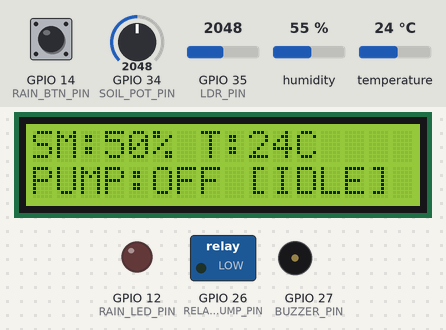
The sketch below on a simulated ESP32. Shown: 16×2 character LCD, switched loads named in the sketch (green lamp = pin HIGH), output pins drawn as LEDs (lit = HIGH), buzzer (waves = sounding). The inputs (shaded band) are chosen by the test bench; at power-on: GPIO 34 (SOIL_POT_PIN) = 2048, GPIO 14 (RAIN_BTN_PIN) HIGH, temperature 24 °C, GPIO 35 (LDR_PIN) = 2048, humidity 55 %. WiFi joins after 1.5 s; servers stay silent unless stated; uploads are accepted with an empty reply; what the sketch prints to the serial monitor is not drawn.

Above: at 4.2 s.
4.3 s: GPIO 34 (SOIL_POT_PIN) set to 2018
At 5.0 s:
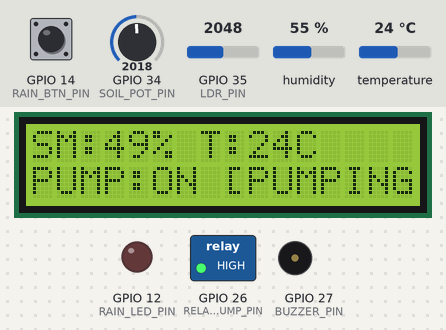
6.0 s: GPIO 14 (RAIN_BTN_PIN) pulled LOW for 1.5 s
At 7.8 s:
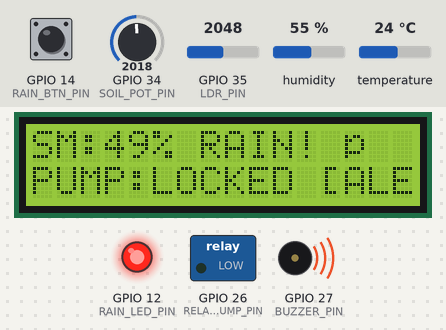
9.6 s: GPIO 34 (SOIL_POT_PIN) set to 2866
At 11.6 s:
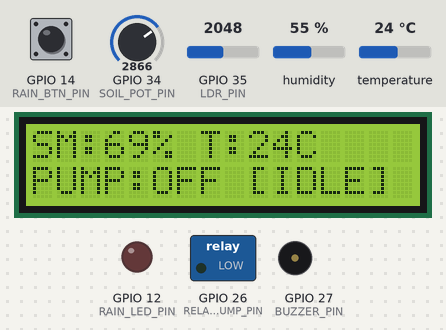
12.1 s: GPIO 14 (RAIN_BTN_PIN) pulled LOW for 1.5 s
At 13.5 s:
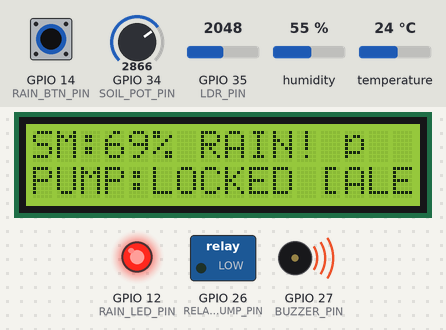
15.8 s: temperature set to 12 °C
At 19.1 s:
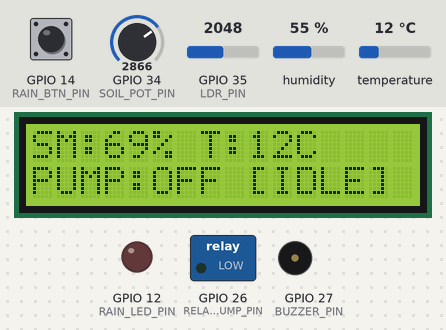
19.6 s: temperature set to 19 °C
At 21.8 s:
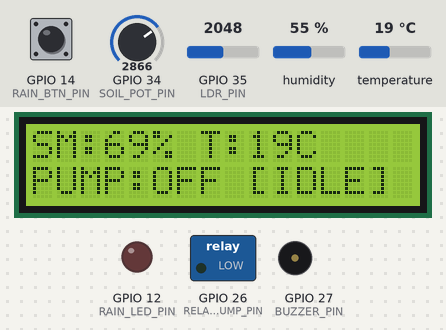
Timing chart, 0 to 23.1 s (numbered marks = the images above; inputs shaded):
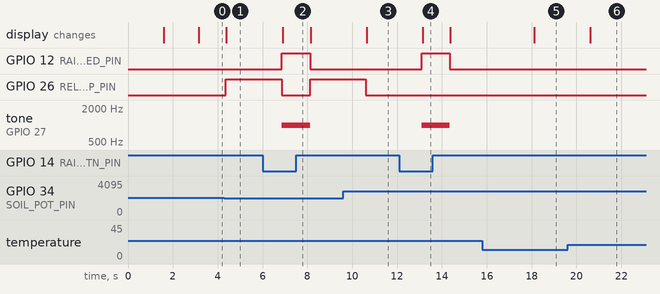

The sketch:

sketch.ino
```cpp
/*
  ========================================================================
  Smart Plant Water Management & Living Environment - Wokwi ESP32 Sketch
  EVS IoT Circuit Code with LCD, Rain Sensor, Red LED & Alarm Buzzer
  ========================================================================
  Hardware Components:
  1. ESP32 Microcontroller
  2. DHT11 Sensor (Pin 15) -> Temperature & Air Humidity
  3. Potentiometer (Pin 34) -> Simulates YL-69 Soil Moisture Sensor (0 - 100%)
  4. LDR Photoresistor (Pin 35) -> Simulates Sunlight Lux Sensor
  5. Push Button / FC-37 Rain Drop Sensor (Pin 14) -> Rain Drop Detection
  6. 5V Relay / DC Water Pump (Pin 26) -> Automated Irrigation Pump
  7. Red Alert LED (Pin 12) -> Visual Rain Alarm Signal
  8. Piezo Alarm Buzzer (Pin 27) -> Acoustic Rain Alert Warning
  9. I2C LCD Screen (SDA: Pin 21, SCL: Pin 22) -> Hardware Display Screen
  ========================================================================
*/

#include <WiFi.h>
#include <HTTPClient.h>
#include <WiFiClientSecure.h>
#include <DHT.h>
#include <Wire.h>
#include <LiquidCrystal_I2C.h>

// Pin Definitions
#define DHTPIN 15
#define DHTTYPE DHT11
#define SOIL_POT_PIN 34
#define LDR_PIN 35
#define RAIN_BTN_PIN 14
#define RELAY_PUMP_PIN 26
#define RAIN_LED_PIN 12
#define BUZZER_PIN 27

// Network Configuration for Wokwi Simulator
const char* ssid = "Wokwi-GUEST";
const char* password = "";

// LocalTunnel Endpoint
const char* serverUrl = "https://bitter-places-give.loca.lt/api/sensors";

DHT dht(DHTPIN, DHTTYPE);
// 16x2 LCD Display at I2C address 0x27
LiquidCrystal_I2C lcd(0x27, 16, 2);

// Target Thresholds
int targetMoistureThreshold = 50;
bool isAutoMode = true;

void setup() {
  Serial.begin(115200);
  Serial.println("\n🌱 Initializing Smart Plant IoT Controller...");

  pinMode(RAIN_BTN_PIN, INPUT_PULLUP);
  pinMode(RELAY_PUMP_PIN, OUTPUT);
  pinMode(RAIN_LED_PIN, OUTPUT);
  pinMode(BUZZER_PIN, OUTPUT);

  digitalWrite(RELAY_PUMP_PIN, LOW); // Pump OFF initially
  digitalWrite(RAIN_LED_PIN, LOW);   // Red Alert LED OFF initially
  noTone(BUZZER_PIN);

  dht.begin();

  // Initialize I2C Bus for LCD on Pins 21 (SDA) and 22 (SCL)
  Wire.begin(21, 22);
  lcd.init();
  lcd.backlight();
  lcd.clear();
  lcd.setCursor(0, 0);
  lcd.print("SmartPlant Eco");
  lcd.setCursor(0, 1);
  lcd.print("EVS Controller");
  delay(1500);
  lcd.clear();

  // Connect to Wi-Fi
  WiFi.begin(ssid, password);
  Serial.print("Connecting to Wi-Fi");
  while (WiFi.status() != WL_CONNECTED) {
    delay(500);
    Serial.print(".");
  }
  Serial.println("\n✅ Wi-Fi Connected!");
  Serial.print("IP Address: ");
  Serial.println(WiFi.localIP());
}

void loop() {
  // 1. Read Sensors
  float temperature = dht.readTemperature();
  float humidity = dht.readHumidity();

  // Handle DHT failure fallback
  if (isnan(temperature)) temperature = 25.0;
  if (isnan(humidity)) humidity = 60.0;

  // Read Soil Moisture Potentiometer (ADC: 0 to 4095 mapped to 0% to 100%)
  int rawSoil = analogRead(SOIL_POT_PIN);
  int soilMoisture = map(rawSoil, 0, 4095, 0, 100);

  // Read LDR Sunlight Lux (0 to 4095 mapped to 0 to 1000 Lux)
  int rawLdr = analogRead(LDR_PIN);
  int lightLux = map(rawLdr, 0, 4095, 0, 1000);

  // Read Rain Drop Sensor Button (LOW = Raining/Triggered, HIGH = Dry)
  bool btnRain = (digitalRead(RAIN_BTN_PIN) == LOW);

  // Rain Alert Logic:
  // Triggers alert only when Soil Moisture > 90% AND Temperature < 20°C (OR push button is pressed)
  bool rainDetected = ((soilMoisture > 90) && (temperature < 20.0)) || btnRain;
  bool environmentalAlert = soilMoisture >= 100 && temperature < 15.0 && humidity > 80.0;
  bool buzzerAlert = rainDetected || environmentalAlert;

  // 2. Closed-Loop Automated Irrigation Control & Rain Alert Logic
  bool pumpState = false;
  if (rainDetected) {
    // Rain alert turns on the red LED and locks the pump.
    digitalWrite(RAIN_LED_PIN, HIGH);

    // Safety Lock: Immediately Stop Pump to prevent waterlogging
    pumpState = false;
    digitalWrite(RELAY_PUMP_PIN, LOW);
  } else {
    digitalWrite(RAIN_LED_PIN, LOW);

    // Auto-Irrigation logic
    if (isAutoMode && soilMoisture < targetMoistureThreshold) {
      pumpState = true; // Soil is dry -> Turn ON Pump
      digitalWrite(RELAY_PUMP_PIN, HIGH);
    } else {
      pumpState = false;
      digitalWrite(RELAY_PUMP_PIN, LOW);
    }
  }

  if (buzzerAlert) {
    tone(BUZZER_PIN, 1000);
  } else {
    noTone(BUZZER_PIN);
  }

  // 3. Update Hardware LCD Display (Line 0 & Line 1)
  lcd.setCursor(0, 0);
  lcd.print("SM:"); lcd.print(soilMoisture); lcd.print("% ");
  if (rainDetected) {
    lcd.print("RAIN! 🌧️");
  } else {
    lcd.print("T:"); lcd.print((int)temperature); lcd.print("C  ");
  }

  lcd.setCursor(0, 1);
  if (rainDetected) {
    lcd.print("PUMP:LOCKED [ALERT]");
  } else {
    lcd.print("PUMP:"); lcd.print(pumpState ? "ON [PUMPING]" : "OFF [IDLE] ");
  }

  // 4. Print Serial Diagnostics
  Serial.printf("[IOT SENSORS] Moisture: %d%% | Temp: %.1fC | Hum: %.1f%% | Lux: %d | Rain: %s | Env Alert: %s | Buzzer: %s | Pump: %s\n",
    soilMoisture, temperature, humidity, lightLux, rainDetected ? "YES (ALERT!)" : "NO",
    environmentalAlert ? "YES" : "NO", buzzerAlert ? "ON" : "OFF", pumpState ? "ON" : "OFF");

  // 5. Send Telemetry Payload to Web App API Endpoint
  if (WiFi.status() == WL_CONNECTED) {
    WiFiClientSecure secureClient;
    secureClient.setInsecure(); // Skip SSL certificate verification in Wokwi simulator

    String jsonPayload = "{";
    jsonPayload += "\"soilMoisture\":" + String(soilMoisture) + ",";
    jsonPayload += "\"temperature\":" + String(temperature) + ",";
    jsonPayload += "\"humidity\":" + String(humidity) + ",";
    jsonPayload += "\"light\":" + String(lightLux) + ",";
    jsonPayload += "\"rainDetected\":" + String(rainDetected ? "true" : "false");
    jsonPayload += "}";

    HTTPClient http;
    http.setTimeout(15000);
    http.begin(secureClient, String(serverUrl));
    http.addHeader("Content-Type", "application/json");
    http.addHeader("User-Agent", "ESP32-SmartPlant/1.0");
    http.addHeader("Bypass-Tunnel-Reminder", "true");
    int httpResponseCode = http.POST(jsonPayload);
    if (httpResponseCode == 307 || httpResponseCode == 301 || httpResponseCode == 302) {
      String location = http.getLocation();
      http.end();
      if (location.length() > 0) {
        http.begin(secureClient, location);
        http.addHeader("Content-Type", "application/json");
        http.addHeader("User-Agent", "ESP32-SmartPlant/1.0");
        http.addHeader("Bypass-Tunnel-Reminder", "true");
        httpResponseCode = http.POST(jsonPayload);
      }
    }

    if (httpResponseCode == 200 || httpResponseCode == 201) {
      Serial.printf("[HTTP POST] Code: %d (SUCCESS!)\n", httpResponseCode);
    } else if (httpResponseCode < 0) {
      Serial.printf("[HTTP POST] FAILED: %s\n", http.errorToString(httpResponseCode).c_str());
    } else {
      Serial.printf("[HTTP POST] Unexpected code: %d\n", httpResponseCode);
    }
    http.end();
  } else {
    Serial.println("[WIFI] Not connected, skipping HTTP POST");
  }

  delay(1000); // 1 second telemetry cycle (more stable than 500ms)
}
```

Measured:
- the behaviour switches between 2048 and 2047 on GPIO 34 (SOIL_POT_PIN) (found by bisection; images 0 and 1)
- after the input at 4.3 s, GPIO 26 (RELAY_PUMP_PIN): LOW → HIGH after 0.06 s; the display: changes after 0.09 s (image 1)
- after the input at 6.0 s, GPIO 12 (RAIN_LED_PIN): LOW → HIGH after 0.85 s, → LOW 1.3 s later; GPIO 26 (RELAY_PUMP_PIN): HIGH → LOW after 0.85 s, → HIGH 1.3 s later; tone on GPIO 27 (BUZZER_PIN): silent → 1000 Hz after 0.85 s, → silent 1.3 s later; the display: changes after 0.89 s (image 2)
- after the input at 9.6 s, GPIO 26 (RELAY_PUMP_PIN): HIGH → LOW after 1.0 s; the display: changes after 1.0 s (image 3)
- after the input at 12.1 s, GPIO 12 (RAIN_LED_PIN): LOW → HIGH after 1.0 s, → LOW 1.2 s later; tone on GPIO 27 (BUZZER_PIN): silent → 1000 Hz after 1.0 s, → silent 1.2 s later; the display: changes after 1.0 s (image 4)
- after the input at 15.8 s, the display: changes after 2.3 s (image 5)
- after the input at 19.6 s, the display: changes after 1.0 s (image 6)
